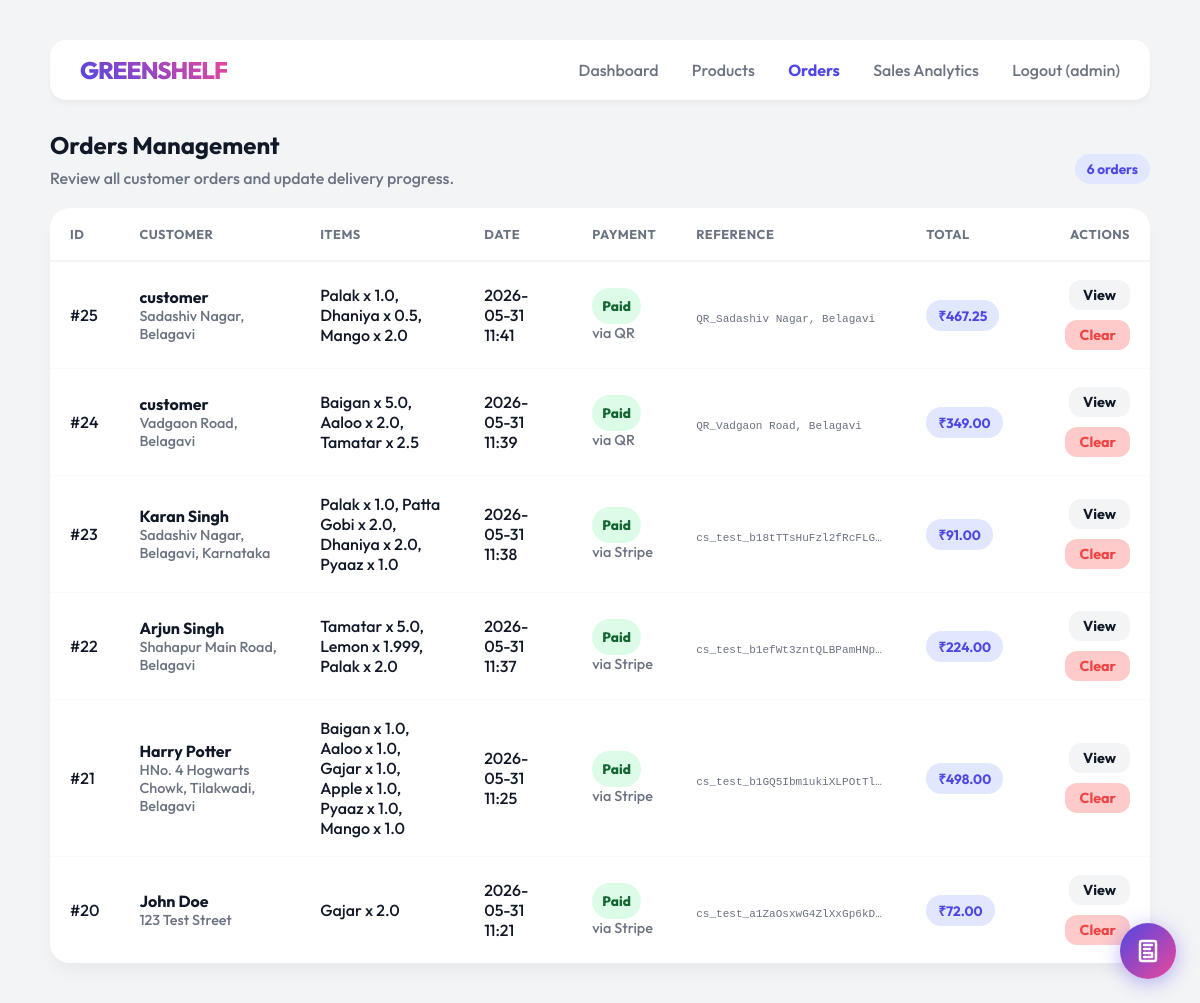
Page /admin/orders (signed in) on the earlier database version.
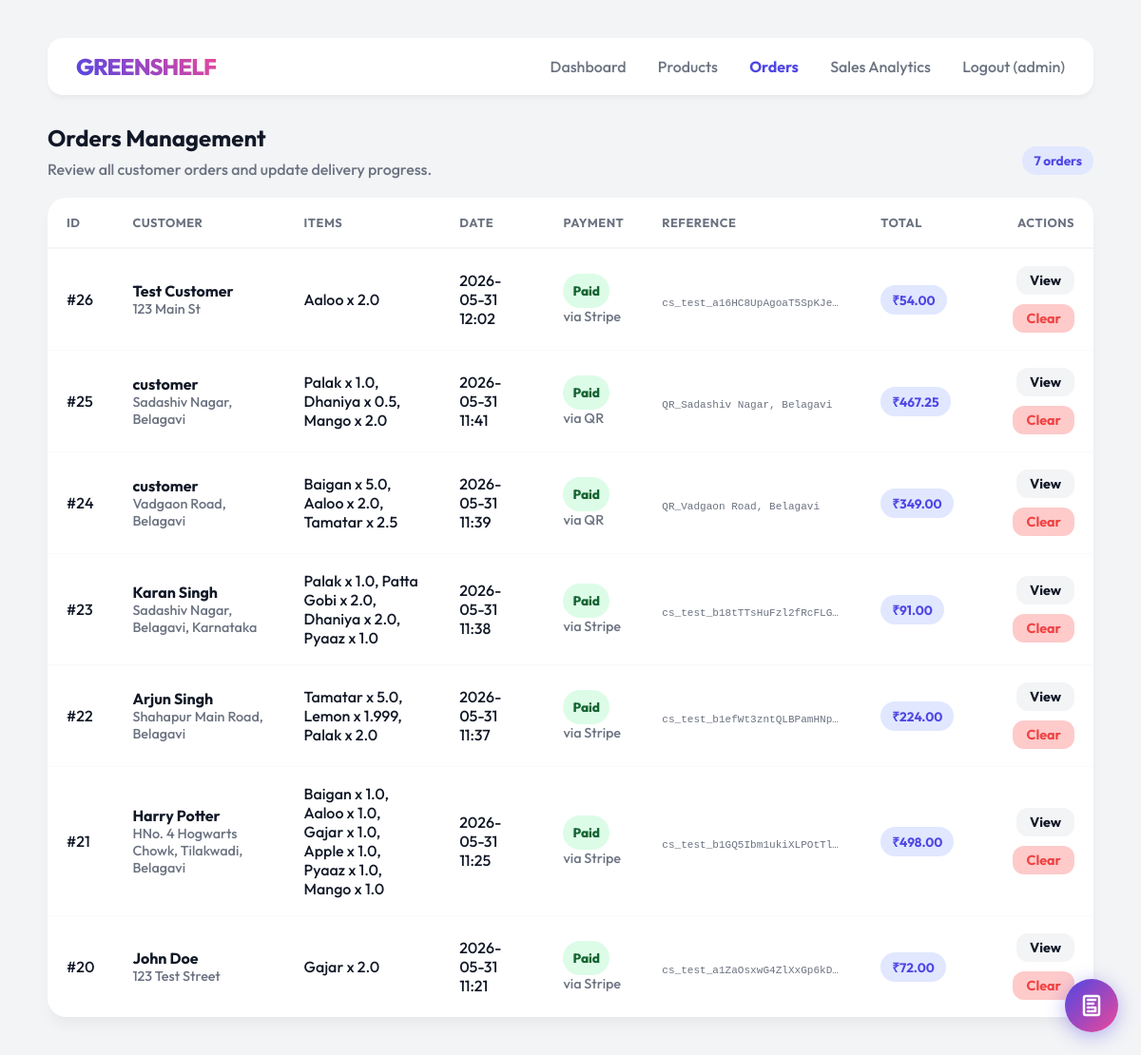
Same page on the later database version.
### tables this page shows
CREATE TABLE orders (
        order_id INTEGER PRIMARY KEY AUTOINCREMENT,
        customer_name TEXT,
        customer_address TEXT,
        order_date TEXT,
        total_amount REAL
    , user_id INTEGER REFERENCES users(id), payment_status TEXT DEFAULT 'Paid', order_status TEXT DEFAULT 'Pending', payment_id TEXT, payment_method TEXT);

### backend/app.py (the view)
@app.route("/admin/orders")
@admin_required
def admin_orders():
    orders = get_all_orders()
    return render_template("admin_orders.html", orders=orders)

### backend/app.py (called while the page is built)
@login_manager.user_loader
def load_user(user_id):
    conn = get_connection()
    user_data = conn.execute("SELECT * FROM users WHERE id = ?", (user_id,)).fetchone()
    conn.close()
    if user_data:
        return User(user_data['id'], user_data['username'], user_data['password_hash'], user_data['role'])
    return None

def admin_required(f):
    @wraps(f)
    @login_required
    def decorated_function(*args, **kwargs):
        if current_user.role != 'admin':
            return "403 Forbidden: Admins only", 403
        return f(*args, **kwargs)
    return decorated_function

@app.context_processor
def inject_cart_count():
    if current_user.is_authenticated and current_user.role == 'customer':
        return {"cart_count": get_cart_count(current_user.id)}
    return {"cart_count": 0}

### backend/db.py (called while the page is built)
def get_connection():
    conn = sqlite3.connect(DB_NAME)
    conn.row_factory = sqlite3.Row
    return conn

### templates/admin_orders.html (shortened to what this page needs)
{% extends "base.html" %}
{% block content %}
<div class="page-header flex-between">
    <div>
        <h2 class="page-title">Orders Management</h2>
        <p class="page-subtitle">Review all customer orders and update delivery progress.</p>
    </div>
    <span class="tag">{{ orders|length }} orders</span>
</div>
<div class="main-content inventory-panel">
    <div class="inventory-table-wrap">
        <table class="inventory-table">
            <thead>
                <tr>
                    <th>ID</th>
                    <th>Customer</th>
                    <th>Items</th>
                    <th>Date</th>
                    <th>Payment</th>
                    <th>Reference</th>
                    <th>Total</th>
                    <th class="text-right">Actions</th>
                </tr>
            </thead>
            <tbody>
                {% if orders %}
                {% for order in orders %}
                <tr>
                    <td>#{{ order.order_id }}</td>
                    <td>
                        <strong>{{ order.customer_name or order.account_username or "Customer" }}</strong>
                        <div class="muted-cell">{{ order.customer_address or "No address" }}</div>
                    </td>
                    <td style="max-width: 260px;">{{ order.items or "No items" }}</td>
                    <td>{{ order.order_date }}</td>
                    <td>
                        <span class="stock-pill {% if order.payment_status == 'Paid' %}stock-in{% else %}stock-pending{% endif %}">
                            {{ order.payment_status or "Pending" }}
                        </span>
                        {% if order.payment_method %}
                        <div class="muted-cell">via {{ order.payment_method }}</div>
                        {% endif %}
                    </td>
                    <td>
                        {% if order.payment_id %}
                        <span class="payment-reference">{{ order.payment_id }}</span>
                        {% else %}
                        <span class="muted-cell">Unpaid</span>
                        {% endif %}
                    </td>
                    <td><span class="tag price-tag">&#8377;{{ "%.2f"|format(order.total_amount or 0) }}</span></td>
                    <td class="text-right">
                        <div class="table-actions">
                            <a href="/order/{{ order.order_id }}" class="btn btn-small btn-muted">View</a>
                            <a href="/admin/orders/{{ order.order_id }}/cancel"
                               class="btn btn-small btn-danger"
                               onclick="return confirm('Clear this order?')">Clear</a>
                        </div>
                    </td>
                </tr>
                {% endfor %}
                {% endif %}
            </tbody>
        </table>
    </div>
</div>
{% endblock %}

Differences in the rows shown:
added orders: order_id "26", customer_name "Test Customer", customer_address "123 Main St", items "Aaloo x 2.0", order_date "2026-05-31 12:02", payment_status "Paid", payment_method "Stripe", payment_id "cs_test_a16HC8UpAgoaT5SpKJe…", total_amount "54.00"
Other differences:
{{ orders|length }}: "6" → "7"
